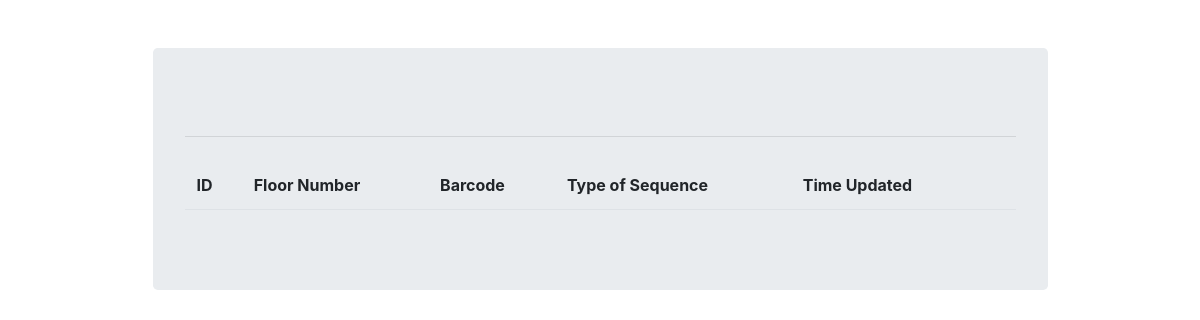
/sequence/sequence-list/, run on an earlier commit of the app's database.
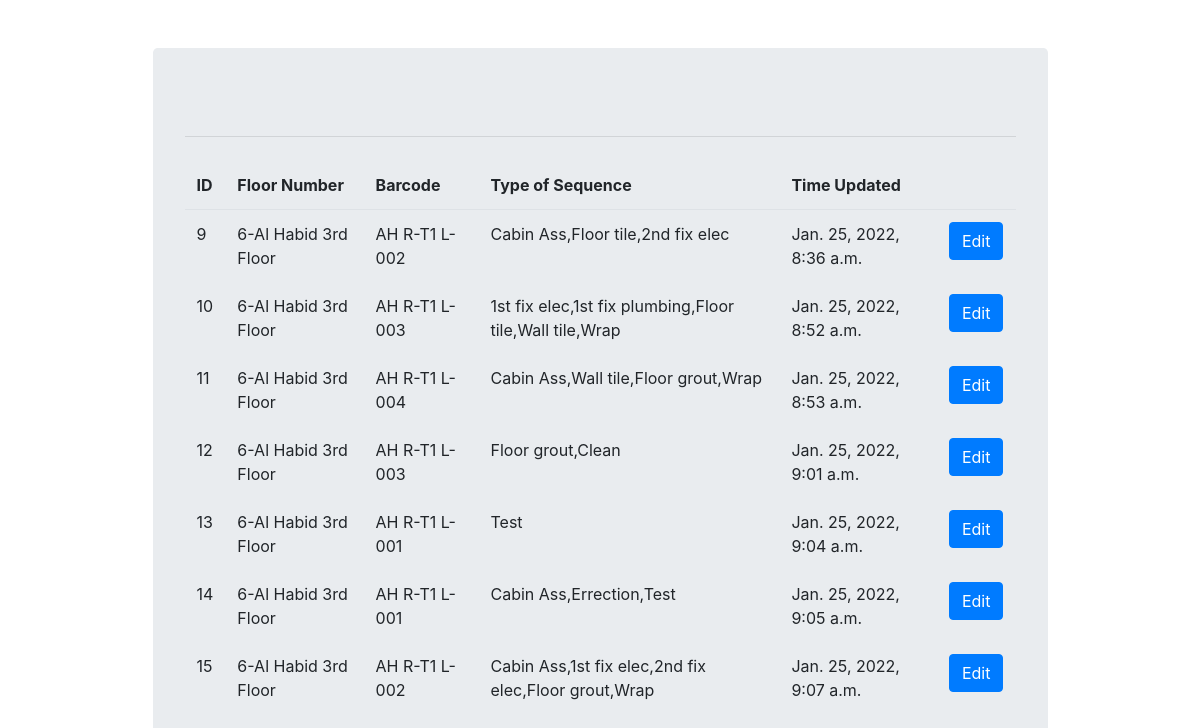
And on a later commit of the database.
### api/models.py (models this page shows, shortened)
class Transactionsdb(models.Model):
    flor_num = models.ForeignKey(florNumber,
                                blank=True, null=True,
                                on_delete=models.CASCADE)
    barcode = models.CharField(max_length=100 ,blank=True, null=True)
    type_sequence = models.CharField(max_length=100 ,blank=True, null=True)
    update = models.DateTimeField(auto_now=True)
    created = models.DateTimeField(auto_now_add=True)
    class Meta:
        db_table = 'transactions_db'

class florNumber(models.Model):
    flor_number = models.CharField(max_length=100)
    def __str__(self):
        return f'{self.id}-{self.flor_number}'
    class Meta:
        db_table = 'florNumber'

### api/views.py (the view)
# urls.py: path('sequence/sequence-list/', views.get_sequencelist, name="sequence/sequence-list"),
def get_sequencelist(request):
    context = {
        'sequenceList': Transactionsdb.objects.all()
    }
    return render(request, "sequencelist.html", context)

### api/templates/sequencelist.html (shortened to what this page needs)
{% extends "base.html"%}
{% block content %}
<form class="form"  method ="POST">
    <table class="table table-borderless">
        <thead class="border-bottom font-weight-bold">
            <tr>
                <td>ID</td>
                <td>Floor Number</td>
                <td>Barcode</td>
                <td>Type of Sequence</td>
                <td>Time Updated</td>
                <td>
                </td>
            </tr>
        </thead>
        <tbody>
            {% for t in sequenceList%}
                <tr>
                    <td>{{t.id}}</td>
                    <td>{{t.flor_num}}</td>
                    <td>{{t.barcode}}</td>
                    <td>{{t.type_sequence}}</td>
                    <td>{{t.update}}</td>
                    <td>
                        <a href=""
                        <button type="button" class="btn btn-primary">
                         Edit</button></a>
                    </td>
                </tr>
            {% endfor %}
        </tbody>
    </table>
</form>
{% endblock content %}

### api/templates/base.html (shortened to what this page needs)
<!DOCTYPE html>
<html lang="en">
<head>
    <link rel="stylesheet" href="https://stackpath.bootstrapcdn.com/bootstrap/4.4.1/css/bootstrap.min.css"
>
    <link rel="stylesheet" href="https://cdnjs.cloudflare.com/ajax/libs/font-awesome/5.11.2/css/all.min.cs">
</head>
<body>
    <div class="container">
        <div class="col-md-10 offset-md-1 mt-5">
            <div class="jumbotron">
                 <hr class="my-4">
                 {% block content %}
                 {% endblock content %}
            </div>
        </div>
    </div>
</body>
</html>

What changed in the data, as far as the page shows it:
added Transactionsdb: id "9", flor_num "6-Al Habid 3rd Floor", barcode "AH R-T1 L-002", type_sequence "Cabin Ass,Floor tile,2nd fix elec", update "Jan. 25, 2022, 8:36 a.m."
added Transactionsdb: id "10", flor_num "6-Al Habid 3rd Floor", barcode "AH R-T1 L-003", type_sequence "1st fix elec,1st fix plumbing,Floor tile,Wall tile,Wrap", update "Jan. 25, 2022, 8:52 a.m."
added Transactionsdb: id "11", flor_num "6-Al Habid 3rd Floor", barcode "AH R-T1 L-004", type_sequence "Cabin Ass,Wall tile,Floor grout,Wrap", update "Jan. 25, 2022, 8:53 a.m."
added Transactionsdb: id "12", flor_num "6-Al Habid 3rd Floor", barcode "AH R-T1 L-003", type_sequence "Floor grout,Clean", update "Jan. 25, 2022, 9:01 a.m."
added Transactionsdb: id "13", flor_num "6-Al Habid 3rd Floor", barcode "AH R-T1 L-001", type_sequence "Test", update "Jan. 25, 2022, 9:04 a.m."
added Transactionsdb: id "14", flor_num "6-Al Habid 3rd Floor", barcode "AH R-T1 L-001", type_sequence "Cabin Ass,Errection,Test", update "Jan. 25, 2022, 9:05 a.m."
added Transactionsdb: id "15", flor_num "6-Al Habid 3rd Floor", barcode "AH R-T1 L-002", type_sequence "Cabin Ass,1st fix elec,2nd fix elec,Floor grout,Wrap", update "Jan. 25, 2022, 9:07 a.m."
